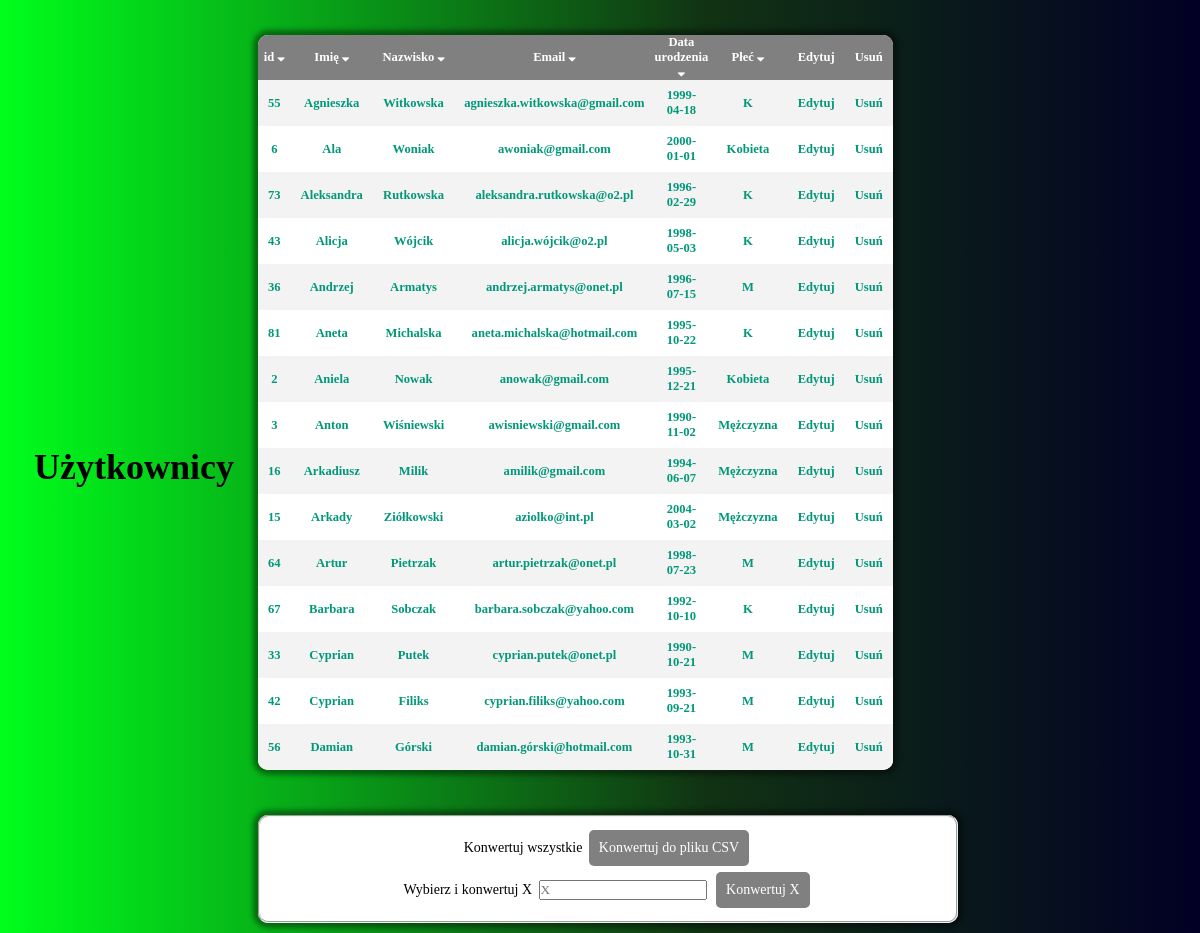
Page /formularz-main/sortByFirstNameAsc.php on the committed database.
### tables this page shows
CREATE TABLE `tbl_users` (
  `id` int(11) NOT NULL,
  `fldEmail` varchar(255) NOT NULL,
  `fldPhone` varchar(11) NOT NULL,
  `fldFirstName` varchar(60) NOT NULL,
  `fldLastName` varchar(60) NOT NULL,
  `fldPassword` varchar(60) NOT NULL,
  `fldBirthDate` date NOT NULL,
  `fldBirthPlace` varchar(60) NOT NULL,
  `fldWeight` int(3) NOT NULL,
  `fldHeight` int(3) NOT NULL,
  `fldSex` varchar(15) NOT NULL
);

### formularz-main/sortByFirstNameAsc.php (the view, shortened to what this page needs)
<!DOCTYPE html>
<html>
  <head>
    <link rel="stylesheet" media="screen" href="style21.php" />
    <link rel="stylesheet" href="https://cdnjs.cloudflare.com/ajax/libs/font-awesome/4.7.0/css/font-awesome.min.css">
  </head>
  <body>
    <header>
      <section class="header">
        <a href="history.php"><h1>Użytkownicy</h1></a>
      </section>
    </header>
    <main>
      <section class="container">
      <div id="history">
        <?php
          require_once "connect.php";
          try {
            $con = new mysqli($HOSTNAME, $USERNAME, $PASSWORD, $DATABASE);
            if($con->connect_errno != 0) {
              throw new Exception(mysqli_connect_errno());
              } else {
                $sql1 = "SELECT id, fldFirstName, fldLastName, fldEmail, fldBirthDate, fldSex FROM tbl_users ORDER BY fldFirstName ASC LIMIT 15";
                $result = $con->query($sql1);
                if ($result->num_rows > 0) {
                  echo "<table class='mainTable'>";
                  echo "<tbody>
                  <tr>
                  <th style='padding: 2px; width: 8%;'><a href='sortByIdAsc.php'>id <i class='fa fa-sort-down'></i></th>
                  <th style='width: 16%;'><a href='sortByFirstName.php'>Imię <i class='fa fa-sort-down'></i></a></th>
                  <th style='width: 25%;'><a href='sortbyLastNameAsc.php'>Nazwisko <i class='fa fa-sort-down'></i></a></th>
                  <th><a href='sortByEmailAsc.php'>Email <i class='fa fa-sort-down'></i></a></th>
                  <th style='width: 13%;'><a href='sortByBirthDate.php'>Data urodzenia <i class='fa fa-sort-down'></i></a></th>
                  <th><a href='sortBySexAsc.php'>Płeć <i class='fa fa-sort-down'></i></a></th>
                  <th>Edytuj</th>
                  <th>Usuń</th>
                  </tr>";
                  while ($row = $result->fetch_assoc()) {
                    echo "<tr class='active-row'>";
                    echo "<td id='ids'>" . $row["id"] . "</td>";
                    echo "<td id='firstFldName'>" . $row["fldFirstName"] . "</td>";
                    echo "<td>" . $row["fldLastName"] . "</td>";
                    echo "<td>" . $row["fldEmail"] . "</td>";
                    echo "<td>" . $row["fldBirthDate"] . "</td>";
                    echo "<td>" . $row["fldSex"] . "</td>";
                    echo "<td class='blue'>" . "<a class='btnEdit' href='edit.php?id=$row[id]'>Edytuj" ."</td>";
                    echo "<td class='red'>" . "<a class='btnDelete' href='delete.php?id=$row[id]'>Usuń" . "</td>";
                    echo "</tr>";
                    }
                    echo "</tbody></table>";
                          } else {
                      echo "Brak wyników";
                  }
                  }
                  } catch(Exception $e) {
                    echo 'Error occured!';
          }
        ?>
      </div>
      </section>
      <section id="button">
    </section>
  <form method="post">
    <fieldset>
      <label for="csvAll">Konwertuj wszystkie</label>
        <input type="submit" id="csvAll" name="csvAll" value="Konwertuj do pliku CSV"><br>
      <label>Wybierz i konwertuj X</label>
        <input type="text" name="chooseX" id="chooseX" placeholder="X">
        <input type="submit" id="csvX" name="csvX" value="Konwertuj X">
    </fieldset>
  </form>
    </main>
  </body>
</html>

### rows in the picture
tbl_users: id "55", fldFirstName "Agnieszka", fldLastName "Witkowska", fldEmail "agnieszka.witkowska@gmail.com", fldBirthDate "1999-04-18", fldSex "K"
tbl_users: id "6", fldFirstName "Ala", fldLastName "Woniak", fldEmail "awoniak@gmail.com", fldBirthDate "2000-01-01", fldSex "Kobieta"
tbl_users: id "73", fldFirstName "Aleksandra", fldLastName "Rutkowska", fldEmail "aleksandra.rutkowska@o2.pl", fldBirthDate "1996-02-29", fldSex "K"
tbl_users: id "43", fldFirstName "Alicja", fldLastName "Wójcik", fldEmail "alicja.wójcik@o2.pl", fldBirthDate "1998-05-03", fldSex "K"
tbl_users: id "36", fldFirstName "Andrzej", fldLastName "Armatys", fldEmail "andrzej.armatys@onet.pl", fldBirthDate "1996-07-15", fldSex "M"
tbl_users: id "81", fldFirstName "Aneta", fldLastName "Michalska", fldEmail "aneta.michalska@hotmail.com", fldBirthDate "1995-10-22", fldSex "K"
tbl_users: id "2", fldFirstName "Aniela", fldLastName "Nowak", fldEmail "anowak@gmail.com", fldBirthDate "1995-12-21", fldSex "Kobieta"
tbl_users: id "3", fldFirstName "Anton", fldLastName "Wiśniewski", fldEmail "awisniewski@gmail.com", fldBirthDate "1990-11-02", fldSex "Mężczyzna"
tbl_users: id "16", fldFirstName "Arkadiusz", fldLastName "Milik", fldEmail "amilik@gmail.com", fldBirthDate "1994-06-07", fldSex "Mężczyzna"
tbl_users: id "15", fldFirstName "Arkady", fldLastName "Ziółkowski", fldEmail "aziolko@int.pl", fldBirthDate "2004-03-02", fldSex "Mężczyzna"
tbl_users: id "64", fldFirstName "Artur", fldLastName "Pietrzak", fldEmail "artur.pietrzak@onet.pl", fldBirthDate "1998-07-23", fldSex "M"
tbl_users: id "67", fldFirstName "Barbara", fldLastName "Sobczak", fldEmail "barbara.sobczak@yahoo.com", fldBirthDate "1992-10-10", fldSex "K"
tbl_users: id "33", fldFirstName "Cyprian", fldLastName "Putek", fldEmail "cyprian.putek@onet.pl", fldBirthDate "1990-10-21", fldSex "M"
tbl_users: id "42", fldFirstName "Cyprian", fldLastName "Filiks", fldEmail "cyprian.filiks@yahoo.com", fldBirthDate "1993-09-21", fldSex "M"
tbl_users: id "56", fldFirstName "Damian", fldLastName "Górski", fldEmail "damian.górski@hotmail.com", fldBirthDate "1993-10-31", fldSex "M"
